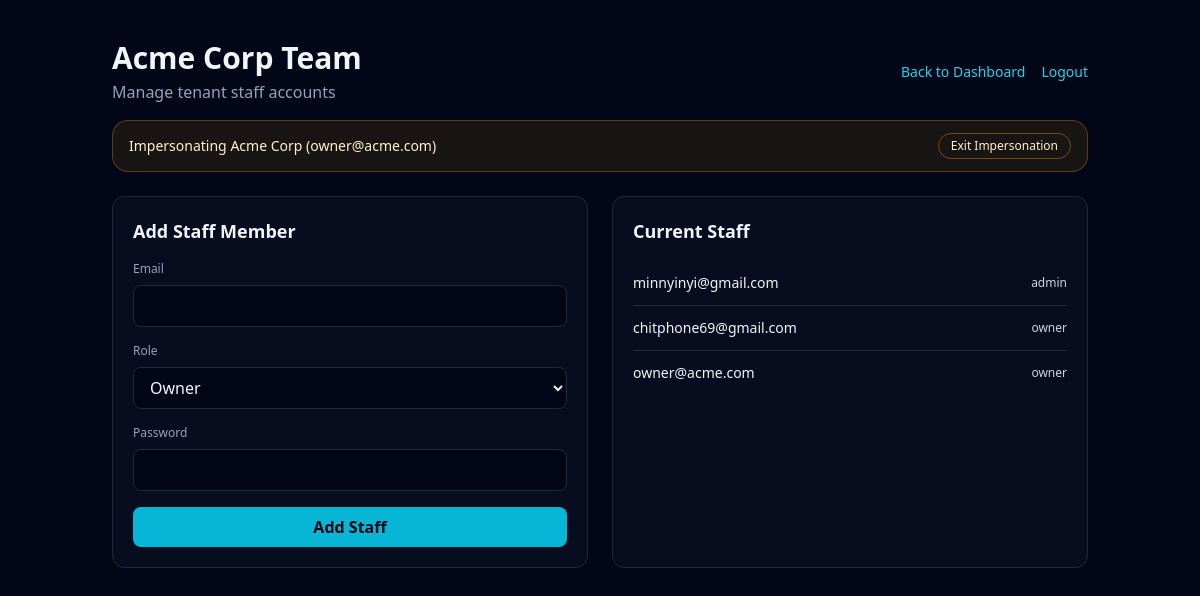
The app's page /dashboard/team/ (signed in) with its own data.
### kyc/models.py (models this page shows, shortened)
class Tenant(models.Model):
    name = models.CharField(max_length=255)
    slug = models.SlugField(max_length=80, unique=True)
    uuid = models.UUIDField(default=uuid.uuid4, unique=True, editable=False)
    is_active = models.BooleanField(default=True)
    plan = models.CharField(
        max_length=30,
        choices=[("free", "Free"), ("basic", "Basic"), ("enterprise", "Enterprise")],
        blank=True,
        null=True,
    )
    suspended_at = models.DateTimeField(blank=True, null=True)
    suspended_reason = models.TextField(blank=True, null=True)
    deleted_at = models.DateTimeField(blank=True, null=True)
    deleted_by = models.ForeignKey(
        settings.AUTH_USER_MODEL,
        on_delete=models.SET_NULL,
        blank=True,
        null=True,
        related_name="deleted_tenants",
    )
    created_at = models.DateTimeField(auto_now_add=True)
    updated_at = models.DateTimeField(auto_now=True)
    class Meta:
        db_table = "tenants"

### accounts/models.py (models this page shows, shortened)
class User(AbstractUser):
    username = None
    email = models.EmailField(unique=True)
    ROLE_CHOICES = [
        ("super_admin", "Super Admin"),
        ("support", "Support"),
        ("owner", "Tenant Owner"),
        ("admin", "Tenant Admin"),
        ("staff", "Tenant Staff"),
    ]
    role = models.CharField(max_length=20, choices=ROLE_CHOICES, default="staff")
    tenant = models.ForeignKey(
        "kyc.Tenant",
        on_delete=models.SET_NULL,
        blank=True,
        null=True,
        related_name="users",
    )
    company_id = models.CharField(max_length=80, blank=True, null=True)
    USERNAME_FIELD = "email"
    REQUIRED_FIELDS = []
    objects = UserManager()
    class Meta:
        db_table = "staff_users"

### kyc/views.py (the view)
# urls.py: path('dashboard/team/', views.tenant_team, name='tenant_team'),
@login_required
def tenant_team(request):
    if not _require_user_type(request.user, {"owner", "admin"}):
        return _role_denied()
    if not request.user.tenant:
        return HttpResponseForbidden("No tenant assigned")
    tenant = request.user.tenant
    staff_qs = User.objects.filter(tenant=tenant).order_by("role", "email")
    if request.method == "POST":
        form = StaffCreateForm(request.POST)
        if form.is_valid():
            role = form.cleaned_data["role"]
            if role == "owner" and request.user.role != "owner":
                return HttpResponseForbidden("Only owners can create other owners.")
            User.objects.create_user(
                email=form.cleaned_data["email"],
                password=form.cleaned_data["password"],
                role=role,
                tenant=tenant,
                is_staff=True,
            )
            return redirect("tenant_team")
    else:
        form = StaffCreateForm()
    context = {
        "tenant": tenant,
        "staff": staff_qs,
        "form": form,
        **_impersonation_context(request),
    }
    return render(request, "kyc/tenant_team.html", context)

### kyc/views.py
class StaffCreateForm(forms.Form):
    email = forms.EmailField()
    role = forms.ChoiceField(choices=[("owner", "Owner"), ("admin", "Admin"), ("staff", "Staff")])
    password = forms.CharField(widget=forms.PasswordInput)

### kyc/views.py (called while the page is built)
def _require_user_type(user, allowed_types):
    if not user.is_authenticated:
        return False
    if user.is_superuser:
        return "super_admin" in allowed_types
    return user.role in allowed_types

def _impersonation_context(request):
    impersonator_id = request.session.get("impersonator_id")
    started_at = request.session.get("impersonated_at")
    if not impersonator_id:
        return {"is_impersonating": False}
    if started_at and (dj_timezone.now().timestamp() - float(started_at)) > 3600:
        _clear_impersonation(request)
        return {"is_impersonating": False}
    try:
        impersonator = User.objects.get(id=impersonator_id)
    except User.DoesNotExist:
        _clear_impersonation(request)
        return {"is_impersonating": False}
    return {
        "is_impersonating": True,
        "impersonator": impersonator,
    }

### kyc/templates/kyc/tenant_team.html (shortened to what this page needs)
{% load static %}
<!DOCTYPE html>
<html lang="en">
<head>
    <script src="https://cdn.tailwindcss.com"></script>
</head>
<body class="min-h-screen bg-slate-950 text-slate-100">
    <div class="max-w-5xl mx-auto px-6 py-10">
        <div class="flex items-center justify-between">
            <div>
                <h1 class="text-3xl font-semibold">{{ tenant.name }} Team</h1>
                <p class="text-slate-400 mt-1">Manage tenant staff accounts</p>
            </div>
            <div class="flex items-center gap-4">
                <a href="{% url 'tenant_dashboard' tenant.slug %}" class="text-sm text-cyan-400 hover:text-cyan-300">Back to Dashboard</a>
                <a href="/accounts/logout/" class="text-sm text-cyan-400 hover:text-cyan-300">Logout</a>
            </div>
        </div>
        {% if is_impersonating %}
        <div class="mt-4 rounded-2xl border border-amber-500/30 bg-amber-500/10 px-4 py-3 text-sm text-amber-100">
            <div class="flex flex-wrap items-center justify-between gap-3">
                <div>Impersonating {{ tenant.name }} ({{ impersonator.email }})</div>
                <a href="/admin/impersonation/stop/" class="rounded-full border border-amber-500/40 px-3 py-1 text-xs text-amber-100 hover:bg-amber-500/20">Exit Impersonation</a>
            </div>
        </div>
        {% endif %}
        <div class="mt-6 grid grid-cols-1 md:grid-cols-2 gap-6">
            <div class="rounded-xl border border-slate-800 bg-slate-900/40 p-5">
                <h2 class="text-lg font-semibold">Add Staff Member</h2>
                <form method="post" class="mt-4 space-y-4">
                    <div>
                        <label class="block text-xs text-slate-400">Email</label>
                        <input name="email" type="email" required class="mt-2 w-full rounded-lg border border-slate-800 bg-slate-950 px-3 py-2" />
                    </div>
                    <div>
                        <label class="block text-xs text-slate-400">Role</label>
                        <select name="role" class="mt-2 w-full rounded-lg border border-slate-800 bg-slate-950 px-3 py-2">
                            <option value="owner">Owner</option>
                        </select>
                    </div>
                    <div>
                        <label class="block text-xs text-slate-400">Password</label>
                        <input name="password" type="password" required class="mt-2 w-full rounded-lg border border-slate-800 bg-slate-950 px-3 py-2" />
                    </div>
                    <button class="w-full rounded-lg bg-cyan-500 px-4 py-2 text-slate-950 font-semibold">Add Staff</button>
                </form>
            </div>
            <div class="rounded-xl border border-slate-800 bg-slate-900/40 p-5">
                <h2 class="text-lg font-semibold">Current Staff</h2>
                <div class="mt-4 divide-y divide-slate-800">
                    {% for u in staff %}
                        <div class="py-3 flex items-center justify-between">
                            <div>
                                <div class="text-sm font-medium">{{ u.email }}</div>
                            </div>
                            <div class="text-xs text-slate-300">{{ u.role }}</div>
                        </div>
                    {% empty %}
                        <div class="text-sm text-slate-400">No staff yet.</div>
                    {% endfor %}
                </div>
            </div>
        </div>
    </div>
</body>
</html>

### records on screen
Tenant: name "Acme Corp"
User: email "owner@acme.com", role "owner"
User: email "minnyinyi@gmail.com", role "admin"
User: email "chitphone69@gmail.com", role "owner"
